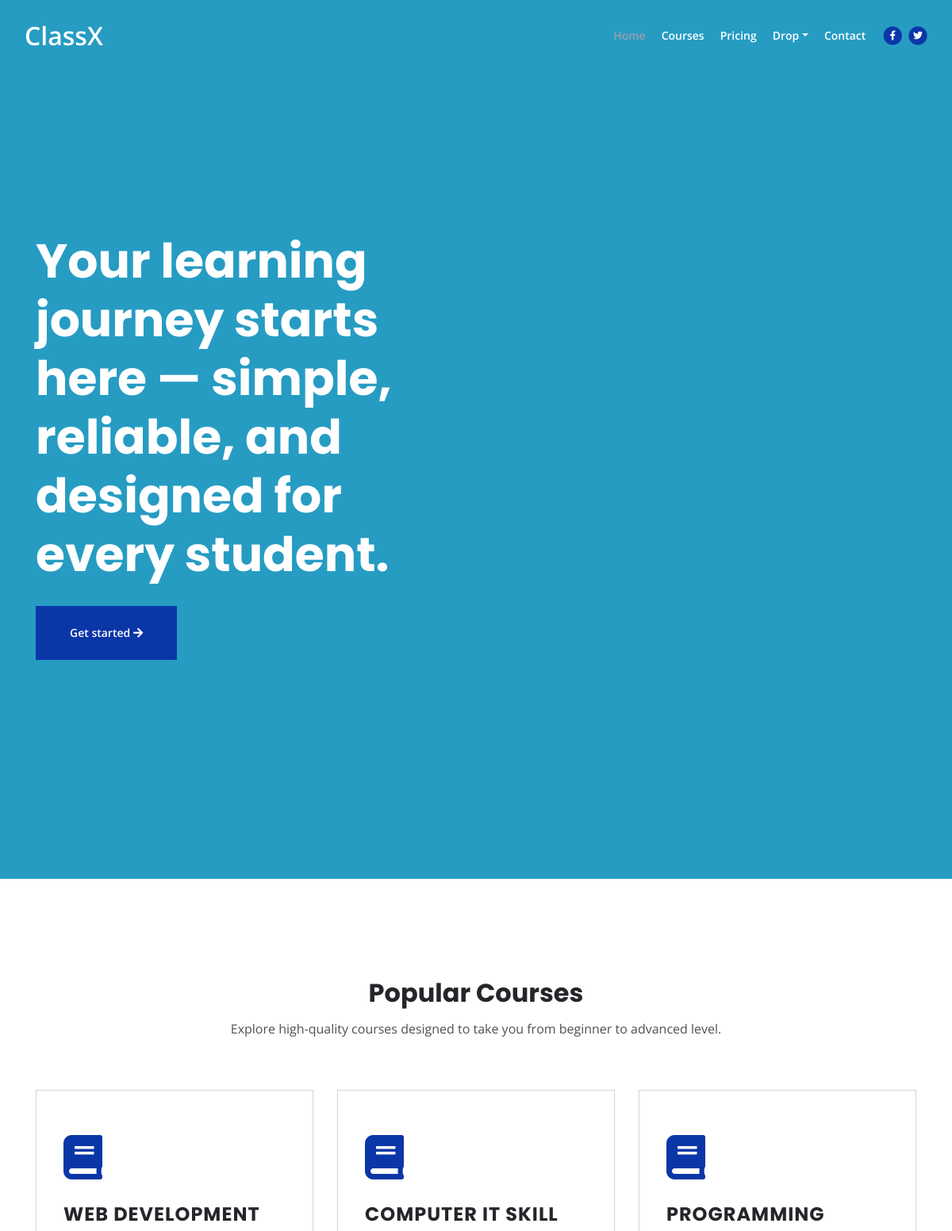
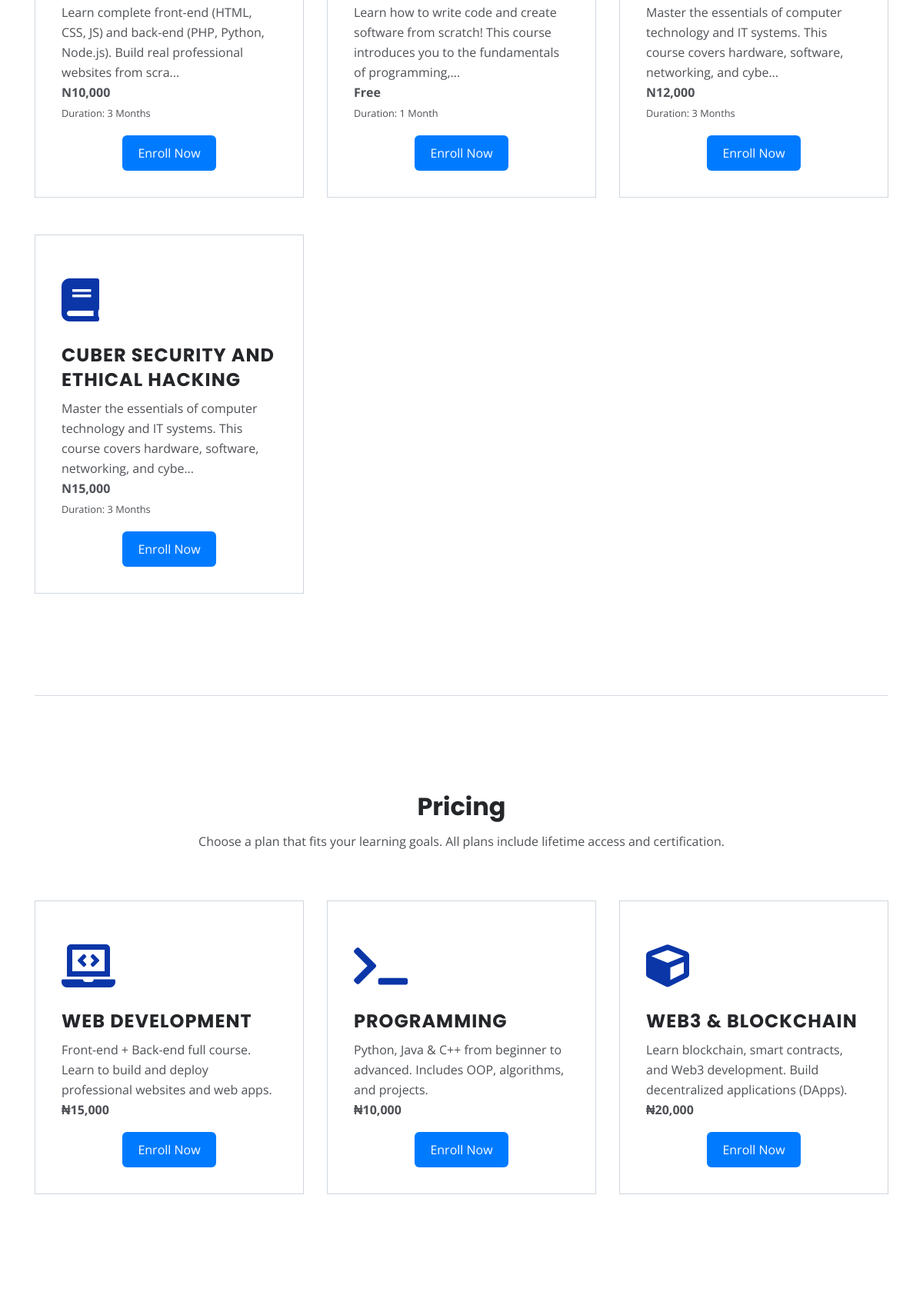
The page / (upper part) on the database its author committed (2 pictures, top to bottom).
### models.py (models this page shows)
class courses(db.Model):
    id = db.Column(db.Integer, primary_key=True)
    cname = db.Column(db.String(120), nullable=False)
    price = db.Column(db.String(120), nullable=False)
    grant = db.Column(db.String(120), nullable=False)
    month = db.Column(db.String(120), nullable=False)
    description = db.Column(db.String(500), nullable=False)

### app.py (the view)
@app.route('/')
def index():
    all_courses = courses.query.all()
    return render_template('index.html', title="Home Page", courses=all_courses)

### templates/index.html (shortened to what this page needs)
{% include 'header.html' %}
<header id="header" class="header">
    <div class="container">
        <div class="row">
            <div class="col-lg-6">
                <div class="text-container fade-up">
                    <h1 class="h1-large">
                        Your learning journey starts here — simple, reliable, and designed for every student.
                    </h1>
                    <a class="btn-solid-lg page-scroll" href="#courses">
                        Get started <i class="fas fa-arrow-right"></i>
                    </a>
                </div>
            </div>
        </div>
    </div>
</header>
<div id="courses" class="basic-2">
    <div class="container">
        <div class="row">
            <div class="col-lg-12 fade-up">
                <h2 class="h2-heading">Popular Courses</h2>
                <p class="p-heading">
                    Explore high-quality courses designed to take you from beginner to advanced level.
                </p>
            </div>
        </div>
        <div class="row">
            {% if courses %}
                {% for course in courses %}
                    <div class="col-lg-4">
                        <div class="text-box fade-up">
                            <i class="fas fa-book"></i>
                            <h4>{{ course.cname | upper }}</h4>
                            <p>
                                {{ course.description[:120] }}...
                                <br>
                                <strong>{{ course.price }}</strong>
                                <br>
                                <small>Duration: {{ course.month }}</small>
                            </p>
                            <center>
                                <button>Enroll Now</button>
                            </center>
                        </div>
                    </div>
                {% endfor %}
            {% else %}
                <div class="col-lg-12 text-center">
                    <p>No courses available at the moment.</p>
                </div>
            {% endif %}
        </div>
    </div>
</div>
<div class="container"><div class="row"><div class="col-lg-12"><hr class="section-divider"></div></div></div>
<div id="pricing" class="basic-2">
    <div class="container">
        <div class="row">
            <div class="col-lg-12 fade-up">
                <h2 class="h2-heading">Pricing</h2>
                <p class="p-heading">
                    Choose a plan that fits your learning goals. All plans include lifetime access and certification.
                </p>
            </div>
        </div>
        <div class="row">
            <div class="col-lg-4">
                <div class="text-box fade-up">
                    <i class="fas fa-laptop-code"></i>
                    <h4>WEB DEVELOPMENT</h4>
                    <p>
                        Front-end + Back-end full course. Learn to build and deploy professional websites and web apps.
                        <br><strong>₦15,000</strong>
                    </p>
                    <center><button>Enroll Now</button></center>
                </div>
            </div>
            <div class="col-lg-4">
                <div class="text-box fade-up">
                    <i class="fas fa-terminal"></i>
                    <h4>PROGRAMMING</h4>
                    <p>
                        Python, Java & C++ from beginner to advanced. Includes OOP, algorithms, and projects.
                        <br><strong>₦10,000</strong>
                    </p>
                    <center><button>Enroll Now</button></center>
                </div>
            </div>
            <div class="col-lg-4">
                <div class="text-box fade-up">
                    <i class="fas fa-cube"></i>
                    <h4>WEB3 & BLOCKCHAIN</h4>
                    <p>
                        Learn blockchain, smart contracts, and Web3 development. Build decentralized applications (DApps).
                        <br><strong>₦20,000</strong>
                    </p>
                    <center><button>Enroll Now</button></center>
                </div>
            </div>
        </div>
    </div>
</div>
{% include 'footer.html' %}

### templates/header.html (shortened to what this page needs)
<!DOCTYPE html>
<html lang="en">
<head>
    <link rel="stylesheet" href="{{ url_for('static', filename='css/bootstrap.css') }}">
    <link rel="stylesheet" href="https://cdnjs.cloudflare.com/ajax/libs/font-awesome/5.15.4/css/all.min.css">
    <link rel="stylesheet" href="{{ url_for('static', filename='css/styles.css') }}">
</head>
<body data-spy="scroll" data-target=".fixed-top">
    <nav class="navbar navbar-expand-lg fixed-top navbar-dark">
        <div class="container">
            <a class="navbar-brand logo-image" href="/" style="text-decoration: none; font-size: xx-large;">ClassX</a>
            <div class="navbar-collapse offcanvas-collapse" id="navbarsExampleDefault">
                <ul class="navbar-nav ml-auto">
                    <li class="nav-item">
                        <a class="nav-link page-scroll" href="#header">Home </a>
                    </li>
                    <li class="nav-item">
                        <a class="nav-link page-scroll" href="#courses">Courses</a>
                    </li>
                    <li class="nav-item">
                        <a class="nav-link page-scroll" href="#pricing">Pricing</a>
                    </li>
                    <li class="nav-item dropdown">
                        <a class="nav-link dropdown-toggle" href="#" id="dropdown01" data-toggle="dropdown" aria-haspopup="true" aria-expanded="false">Drop</a>
                    </li>
                    <li class="nav-item">
                        <a class="nav-link page-scroll" href="#contact">Contact</a>
                    </li>
                </ul>
                <span class="nav-item social-icons">
                    <span class="fa-stack">
                        <a href="#your-link">
                            <i class="fas fa-circle fa-stack-2x"></i>
                            <i class="fab fa-facebook-f fa-stack-1x"></i>
                        </a>
                    </span>
                    <span class="fa-stack">
                        <a href="#your-link">
                            <i class="fas fa-circle fa-stack-2x"></i>
                            <i class="fab fa-twitter fa-stack-1x"></i>
                        </a>
                    </span>
                </span>
            </div>
        </div>
    </nav>

### templates/footer.html (shortened to what this page needs)
</body>
</html>

### static/css/styles.css (style rules this page uses)
* { margin: 0; padding: 0; }
body, html { width: 100%; height: 100%; }
body, p { color: #4d5055; font: 400 1rem/1.625rem "Open Sans", sans-serif; }
h1 { color: #24262a; font-weight: 700; font-size: 2.5rem; line-height: 3.25rem; font-family: "Poppins" }
h2 { color: #24262a; font-weight: 700; font-size: 2rem; line-height: 2.5rem; font-family: "Poppins" }
h4 { color: #24262a; font-weight: 700; font-size: 1.5rem; line-height: 2rem; font-family: "Poppins" }
a { color: #4d5055; text-decoration: underline; }
.section-divider { display: block; height: 1px; margin: 0; border: none; background-color: #d3dae2; }
.btn-solid-lg { display: inline-block; padding: 1.625rem 2.625rem 1.625rem 2.625rem; border: 1px solid #0b36a8; background-color: #0b36a8; color: #ffffff; font-weight: 600; font-size: 0.875rem; line-height: 0; text-decoration: none; transition: all 0.2s; }
.navbar { background-color: #24262a; font-weight: 600; font-size: 0.875rem; line-height: 0.875rem; box-shadow: 0 1px 6px 0 rgba(0, 0, 0, 0.025); }
.navbar .navbar-brand { padding-top: 0.125rem; padding-bottom: 0.125rem; }
.offcanvas-collapse { position: fixed; top: 3.25rem; bottom: 0; left: 100%; width: 100%; padding-right: 1rem; padding-left: 1rem; overflow-y: auto; visibility: hidden; background-color: #24262a; transition: visibility .3s ease-in-out, -webkit-transform .3s ease-in-out; transition: transform .3s ease-in-out, visibility .3s ease-in-out; transition: transform .3s ease-in-out, visibility .3s ease-in-out, -webkit-transform .3s ease-in-out; }
.navbar .navbar-nav { margin-top: 0.75rem; margin-bottom: 0.5rem; }
.navbar .nav-item .nav-link { padding-top: 0.625rem; padding-bottom: 0.625rem; color: #ffffff; text-decoration: none; transition: all 0.2s ease; }
.navbar .nav-item.dropdown.show .nav-link, .navbar .nav-item .nav-link:hover, .navbar .nav-item .nav-link.active { color: #9c9ead; }
.navbar .fa-stack { width: 2em; margin-right: 0.25rem; font-size: 0.75rem; }
.navbar .fa-stack-2x { color: #0b36a8; transition: all 0.2s ease; }
.navbar .fa-stack-1x { color: #ffffff; transition: all 0.2s ease; }
.header { padding-top: 7rem; padding-bottom: 5.5rem; background-color: #269cc3; background-size: cover; text-align: center; }
.header .h1-large { margin-bottom: 1.75rem; color: #ffffff; }
.basic-2 { padding-top: 7.75rem; padding-bottom: 5.25rem; }
.basic-2 .h2-heading { margin-bottom: 0.75rem; text-align: center; }
.basic-2 .p-heading { margin-bottom: 4rem; text-align: center; }
.basic-2 .text-box { margin-bottom: 3rem; padding: 3.5rem 1rem 2.125rem 1rem; border: 1px solid #cfd7de; }
.basic-2 .fas, .basic-2 .far { margin-bottom: 1.75rem; color: #0b36a8; font-size: 3.5rem; }
.basic-2 h4 { letter-spacing: 1px; }
@media (min-width: 768px) { .header { padding-top: 11rem; padding-bottom: 9rem; } }
@media (min-width: 768px) { .basic-2 .text-box { padding-right: 2.125rem; padding-left: 2.125rem; } }
@media (min-width: 992px) { .h2-heading { width: 35.25rem; margin-right: auto; margin-left: auto; } }
@media (min-width: 992px) { .p-heading { width: 46rem; margin-right: auto; margin-left: auto; } }
@media (min-width: 992px) { .navbar { padding-top: 1.75rem; background-color: transparent; box-shadow: none; transition: all 0.2s; } }
@media (min-width: 992px) { .offcanvas-collapse { position: static; top: auto; bottom: auto; left: auto; width: auto; padding-right: 0; padding-left: 0; background-color: transparent; overflow-y: visible; visibility: visible; } }
@media (min-width: 992px) { .navbar .navbar-nav { margin-top: 0; margin-bottom: 0; } }
@media (min-width: 992px) { .navbar .nav-item .nav-link { padding-right: 0.625rem; padding-left: 0.625rem; } }
@media (min-width: 992px) { .navbar .social-icons { margin-left: 0.5rem; } }
@media (min-width: 992px) { .navbar .fa-stack { margin-right: 0; margin-left: 0.25rem; } }
@media (min-width: 992px) { .header { padding-top: 15rem; padding-bottom: 14rem; text-align: left; } }
@media (min-width: 1200px) { .h1-large { font-size: 3.75rem; line-height: 4.625rem; } }
@media (min-width: 1200px) { .navbar .container { max-width: 1330px; } }
@media (min-width: 1200px) { .header { padding-top: 18.25rem; padding-bottom: 17.25rem; } }
.fade-up { opacity: 0; transform: translateY(40px); animation: fadeUp 0.9s ease forwards; }
.text-box { transition: all 0.3s ease-in-out; }
button { padding: 10px 20px; background: #007bff; color: white; border: none; border-radius: 6px; transition: 0.3s ease; }
html { scroll-behavior: smooth; }

### rows shown on the page
courses: cname "WEB DEVELOPMENT", description "Learn complete front-end (HTML, CSS, JS) and back-end (PHP, Python, Node.js). Build real professional websites from scra", price "N10,000", month "3 Months"
courses: cname "COMPUTER IT SKILL", description "Learn how to write code and create software from scratch! This course introduces you to the fundamentals of programming,", price "Free", month "1 Month"
courses: cname "PROGRAMMING", description "Master the essentials of computer technology and IT systems. This course covers hardware, software, networking, and cybe", price "N12,000", month "3 Months"
courses: cname "CUBER SECURITY AND ETHICAL HACKING", description "Master the essentials of computer technology and IT systems. This course covers hardware, software, networking, and cybe", price "N15,000", month "3 Months"
